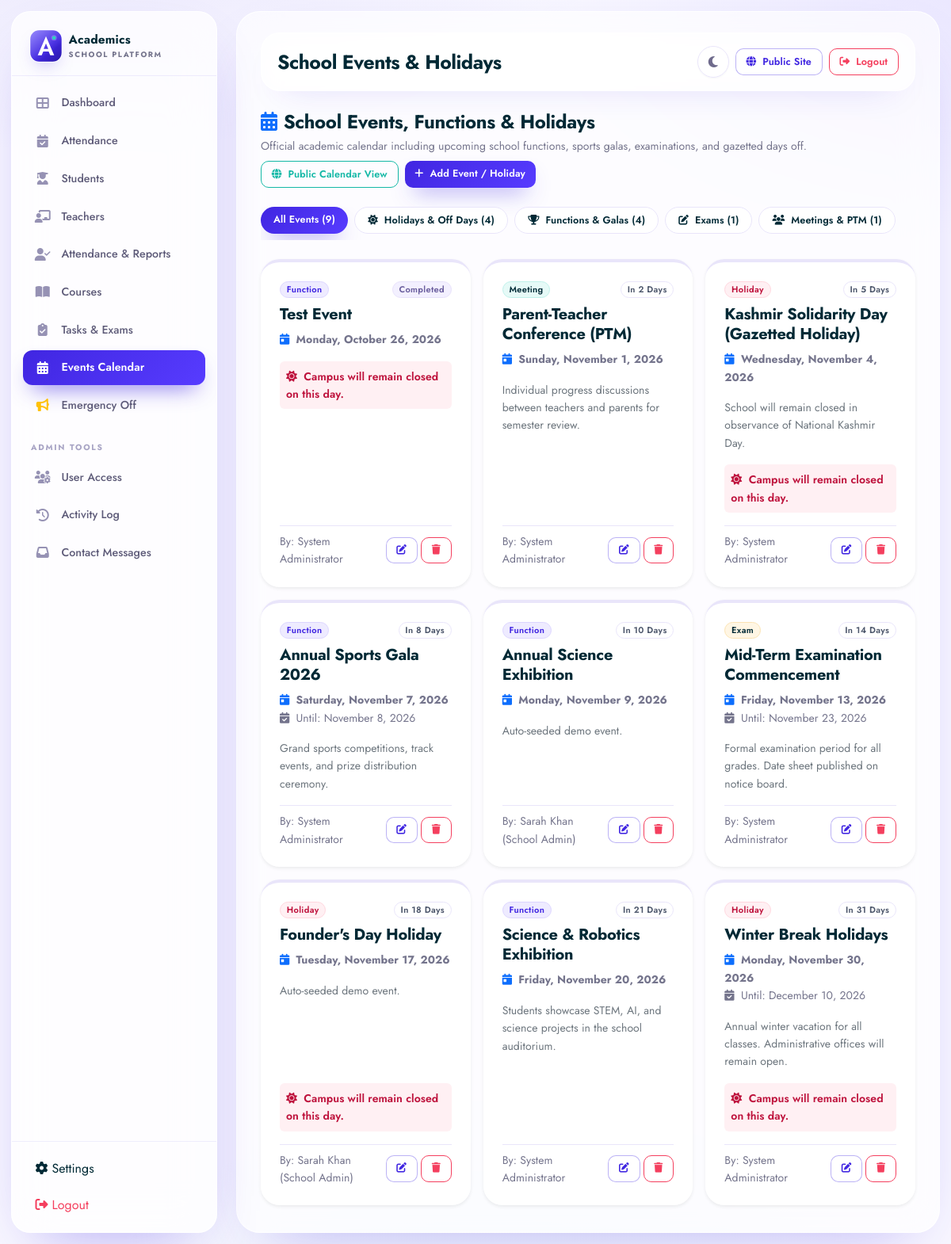
The app's page /events/index.php (signed in) with its own data.
### tables this page shows
CREATE TABLE `school_events` (
  `id` int(11) NOT NULL AUTO_INCREMENT,
  `school_id` int(11) DEFAULT NULL,
  `title` varchar(200) NOT NULL,
  `event_type` enum('Function','Holiday','Exam','Meeting','Other') DEFAULT 'Function',
  `description` text DEFAULT NULL,
  `event_date` date NOT NULL,
  `end_date` date DEFAULT NULL,
  `is_holiday` tinyint(1) DEFAULT 0,
  `status` enum('Upcoming','Ongoing','Completed','Cancelled') DEFAULT 'Upcoming',
  `created_by` int(11) DEFAULT NULL,
  `created_at` timestamp NOT NULL DEFAULT current_timestamp(),
  PRIMARY KEY (`id`),
  KEY `created_by` (`created_by`),
  KEY `idx_event_date` (`event_date`),
  KEY `idx_is_holiday` (`is_holiday`),
  KEY `idx_events_school` (`school_id`),
  CONSTRAINT `school_events_ibfk_1` FOREIGN KEY (`created_by`) REFERENCES `users` (`id`) ON DELETE SET NULL
);

CREATE TABLE `users` (
  `id` int(11) NOT NULL AUTO_INCREMENT,
  `school_id` int(11) DEFAULT NULL,
  `full_name` varchar(100) NOT NULL,
  `email` varchar(150) NOT NULL,
  `password` varchar(255) NOT NULL,
  `role` enum('admin','super_admin','school_admin','teacher','student','parent') NOT NULL DEFAULT 'student',
  `is_active` tinyint(1) DEFAULT 1,
  `last_login` timestamp NULL DEFAULT NULL,
  `created_at` timestamp NOT NULL DEFAULT current_timestamp(),
  `updated_at` timestamp NOT NULL DEFAULT current_timestamp() ON UPDATE current_timestamp(),
  PRIMARY KEY (`id`),
  UNIQUE KEY `email` (`email`),
  KEY `idx_email` (`email`),
  KEY `idx_role` (`role`),
  KEY `idx_is_active` (`is_active`),
  KEY `idx_users_school` (`school_id`)
);

### includes/functions.php (called while the page is built, shortened)
<?php
function generateCsrfToken() {
    return $_SESSION['csrf_token'];
}
function getUserRole() {
    return $_SESSION['user_role'] ?? 'student';
}
function hasRole($role) {
    return getUserRole() === $role;
}
function isAdmin() {
    return hasRole('admin') || hasRole('super_admin') || hasRole('school_admin');
}
function isStaff() {
    return isAdmin() || hasRole('teacher');
}
function isSuperAdmin() {
    return hasRole('admin') && getUserSchoolId() === null;
}
function e($string) {
    return htmlspecialchars($string ?? '', ENT_QUOTES, 'UTF-8');
}
function formatDate($date, $format = 'M d, Y') {
    return date($format, strtotime($date));
}

### includes/tenant.php (called while the page is built, shortened)
<?php
require_once __DIR__ . '/functions.php';
function currentSchoolId(): ?int {
    if (!empty($_SESSION['school_id'])) {
        return (int)$_SESSION['school_id'];
    }
    return null;
}

### events/index.php (the view, shortened to what this page needs)
<?php
require_once '../includes/header.php';
$typeFilter = trim($_GET['type'] ?? '');
$isStaff = isStaff();
$where = ["status != 'Cancelled'"];
$params = [];
if (!isSuperAdmin()) {
    $where[] = 'e.school_id = ?';
    $params[] = currentSchoolId();
}
$whereClause = implode(' AND ', $where);
$stmt = $pdo->prepare("SELECT e.*, u.full_name as author_name FROM school_events e LEFT JOIN users u ON e.created_by = u.id WHERE $whereClause ORDER BY e.event_date ASC");
$stmt->execute($params);
$events = $stmt->fetchAll();
$countScope = isSuperAdmin() ? '' : ' AND school_id = ' . (int)currentSchoolId();
$totalCount = $pdo->query("SELECT COUNT(*) FROM school_events WHERE status != 'Cancelled'$countScope")->fetchColumn();
$holidayCount = $pdo->query("SELECT COUNT(*) FROM school_events WHERE is_holiday = 1 AND status != 'Cancelled'$countScope")->fetchColumn();
$functionCount = $pdo->query("SELECT COUNT(*) FROM school_events WHERE event_type = 'Function' AND status != 'Cancelled'$countScope")->fetchColumn();
$examCount = $pdo->query("SELECT COUNT(*) FROM school_events WHERE event_type = 'Exam' AND status != 'Cancelled'$countScope")->fetchColumn();
$meetingCount = $pdo->query("SELECT COUNT(*) FROM school_events WHERE event_type = 'Meeting' AND status != 'Cancelled'$countScope")->fetchColumn();
?>
<div class="d-flex justify-content-between align-items-center mb-4 flex-wrap gap-2">
    <div>
        <h4 class="mb-1 text-dark fw-bold"><i class="fas fa-calendar-alt text-primary me-2"></i>School Events, Functions & Holidays</h4>
        <p class="text-muted small mb-0">Official academic calendar including upcoming school functions, sports galas, examinations, and gazetted days off.</p>
    </div>
    <div class="d-flex gap-2">
        <a href="../public_events.php" target="_blank" class="btn btn-outline-info btn-sm">
            <i class="fas fa-globe me-1"></i> Public Calendar View
        </a>
        <?php if ($isStaff): ?>
        <a href="create.php" class="btn btn-primary btn-sm">
            <i class="fas fa-plus me-1"></i> Add Event / Holiday
        </a>
        <?php endif; ?>
    </div>
</div>
<div class="d-flex gap-2 mb-4 overflow-auto pb-2">
    <a href="index.php" class="btn btn-sm <?php echo empty($typeFilter) ? 'btn-primary' : 'btn-light border'; ?> rounded-pill px-3">
        All Events (<?php echo (int)$totalCount; ?>)
    </a>
    <a href="index.php?type=Holiday" class="btn btn-sm <?php echo $typeFilter === 'Holiday' ? 'btn-danger' : 'btn-light border'; ?> rounded-pill px-3">
        <i class="fas fa-sun me-1"></i> Holidays & Off Days (<?php echo (int)$holidayCount; ?>)
    </a>
    <a href="index.php?type=Function" class="btn btn-sm <?php echo $typeFilter === 'Function' ? 'btn-primary' : 'btn-light border'; ?> rounded-pill px-3">
        <i class="fas fa-trophy me-1"></i> Functions & Galas (<?php echo (int)$functionCount; ?>)
    </a>
    <a href="index.php?type=Exam" class="btn btn-sm <?php echo $typeFilter === 'Exam' ? 'btn-warning text-dark' : 'btn-light border'; ?> rounded-pill px-3">
        <i class="fas fa-edit me-1"></i> Exams (<?php echo (int)$examCount; ?>)
    </a>
    <a href="index.php?type=Meeting" class="btn btn-sm <?php echo $typeFilter === 'Meeting' ? 'btn-info' : 'btn-light border'; ?> rounded-pill px-3">
        <i class="fas fa-users me-1"></i> Meetings & PTM (<?php echo (int)$meetingCount; ?>)
    </a>
</div>
<?php if (empty($events)): ?>
    <div class="card shadow-sm border-0 py-5 text-center">
        <div class="card-body">
            <i class="fas fa-calendar-times fa-3x text-muted mb-3 opacity-50"></i>
            <h5 class="text-dark">No Events Found</h5>
            <p class="text-muted small mb-3">There are no school events matching the selected category.</p>
            <?php if ($isStaff): ?>
                <a href="create.php" class="btn btn-primary btn-sm"><i class="fas fa-plus me-1"></i> Add First Event</a>
            <?php endif; ?>
        </div>
    </div>
<?php else: ?>
    <div class="row g-3">
        <?php foreach ($events as $ev):
            $today = date('Y-m-d');
            $evDate = $ev['event_date'];
            $daysDiff = (int)round((strtotime($evDate) - strtotime($today)) / 86400);
            if ($daysDiff === 0) {
                $timeTag = '<span class="badge bg-danger">TODAY</span>';
            } elseif ($daysDiff === 1) {
                $timeTag = '<span class="badge bg-warning text-dark">TOMORROW</span>';
            } elseif ($daysDiff > 1) {
                $timeTag = '<span class="badge bg-light text-dark border">In ' . $daysDiff . ' days</span>';
            } else {
                $timeTag = '<span class="badge bg-secondary">Completed</span>';
            }
            $badgeColor = match($ev['event_type']) {
                'Holiday' => 'bg-danger',
                'Function' => 'bg-primary',
                'Exam' => 'bg-warning text-dark',
                'Meeting' => 'bg-info text-dark',
                default => 'bg-secondary'
            };
        ?>
        <div class="col-md-6 col-lg-4">
            <div class="card h-100 shadow-sm border-0 position-relative <?php echo $ev['is_holiday'] ? 'border-top border-4 border-danger' : 'border-top border-4 border-primary'; ?>">
                <div class="card-body p-4 d-flex flex-column">
                    <div class="d-flex justify-content-between align-items-start mb-2">
                        <span class="badge <?php echo $badgeColor; ?>"><?php echo e($ev['event_type']); ?></span>
                        <?php echo $timeTag; ?>
                    </div>
                    <h5 class="fw-bold text-dark mb-2"><?php echo e($ev['title']); ?></h5>
                    <div class="text-muted small mb-3">
                        <i class="fas fa-calendar-day text-primary me-1"></i>
                        <strong><?php echo formatDate($ev['event_date'], 'l, F j, Y'); ?></strong>
                        <?php if (!empty($ev['end_date'])): ?>
                            <br><i class="fas fa-calendar-check text-muted me-1"></i> Until: <?php echo formatDate($ev['end_date'], 'F j, Y'); ?>
                        <?php endif; ?>
                    </div>
                    <?php if (!empty($ev['description'])): ?>
                        <p class="text-secondary small mb-3 flex-grow-1">
                            <?php echo nl2br(e($ev['description'])); ?>
                        </p>
                    <?php endif; ?>
                    <?php if ($ev['is_holiday']): ?>
                        <div class="p-2 mb-3 rounded bg-danger bg-opacity-10 text-danger small fw-semibold">
                            <i class="fas fa-sun me-1"></i> Campus will remain closed on this day.
                        </div>
                    <?php endif; ?>
                    <?php if ($isStaff): ?>
                    <div class="d-flex justify-content-between align-items-center pt-2 border-top mt-auto">
                        <small class="text-muted">By: <?php echo e($ev['author_name'] ?: 'Staff'); ?></small>
                        <div class="d-flex gap-1">
                            <a href="edit.php?id=<?php echo $ev['id']; ?>" class="btn btn-sm btn-outline-primary" title="Edit">
                                <i class="fas fa-edit"></i>
                            </a>
                            <a href="delete.php?id=<?php echo $ev['id']; ?>&csrf_token=<?php echo generateCsrfToken(); ?>" class="btn btn-sm btn-outline-danger" title="Delete" onclick="return confirm('Delete this school event?')">
                                <i class="fas fa-trash"></i>
                            </a>
                        </div>
                    </div>
                    <?php endif; ?>
                </div>
            </div>
        </div>
        <?php endforeach; ?>
    </div>
<?php endif; ?>
<?php require_once '../includes/footer.php'; ?>

### records on screen
school_events: event_type "Function", shows "Completed", title "Test Event", event_date "Monday, October 26, 2026", is_holiday 1 (drawn), created_by.full_name "System Administrator"
school_events: event_type "Meeting", event_date "2", title "Parent-Teacher Conference (PTM)", event_date "Sunday, November 1, 2026", description "Individual progress discussions between teachers and parents for semester review.", created_by.full_name "System Administrator"
school_events: event_type "Holiday", event_date "5", title "Kashmir Solidarity Day (Gazetted Holiday)", event_date "Wednesday, November 4, 2026", description "School will remain closed in observance of National Kashmir Day.", is_holiday 1 (drawn), created_by.full_name "System Administrator"
school_events: event_type "Function", event_date "8", title "Annual Sports Gala 2026", event_date "Saturday, November 7, 2026", end_date "November 8, 2026", description "Grand sports competitions, track events, and prize distribution ceremony.", created_by.full_name "System Administrator"
school_events: event_type "Function", event_date "10", title "Annual Science Exhibition", event_date "Monday, November 9, 2026", description "Auto-seeded demo event.", created_by.full_name "Sarah Khan (School Admin)"
school_events: event_type "Exam", event_date "14", title "Mid-Term Examination Commencement", event_date "Friday, November 13, 2026", end_date "November 23, 2026", description "Formal examination period for all grades. Date sheet published on notice board.", created_by.full_name "System Administrator"
school_events: event_type "Holiday", event_date "18", title "Founder's Day Holiday", event_date "Tuesday, November 17, 2026", description "Auto-seeded demo event.", is_holiday 1 (drawn), created_by.full_name "Sarah Khan (School Admin)"
school_events: event_type "Function", event_date "21", title "Science & Robotics Exhibition", event_date "Friday, November 20, 2026", description "Students showcase STEM, AI, and science projects in the school auditorium.", created_by.full_name "System Administrator"
school_events: event_type "Holiday", event_date "31", title "Winter Break Holidays", event_date "Monday, November 30, 2026", end_date "December 10, 2026", description "Annual winter vacation for all classes. Administrative offices will remain open.", is_holiday 1 (drawn), created_by.full_name "System Administrator"

### other values on screen
$page_title "School Events & Holidays"
$totalCount "9"
$holidayCount "4"
$functionCount "4"
$examCount "1"
$meetingCount "1"
